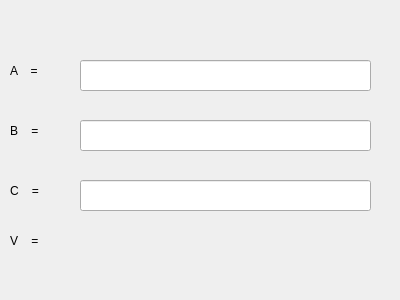
<?xml version="1.0" encoding="UTF-8"?>
<ui version="4.0">
 <class>Form</class>
 <widget class="QWidget" name="Form">
  <property name="geometry">
   <rect>
    <x>0</x>
    <y>0</y>
    <width>400</width>
    <height>300</height>
   </rect>
  </property>
  <property name="windowTitle">
   <string>Form</string>
  </property>
  <widget class="QLabel" name="label">
   <property name="geometry">
    <rect>
     <x>10</x>
     <y>60</y>
     <width>71</width>
     <height>21</height>
    </rect>
   </property>
   <property name="styleSheet">
    <string notr="true">font: 16pt &quot;MS Shell Dlg 2&quot;;</string>
   </property>
   <property name="text">
    <string>A    =</string>
   </property>
  </widget>
  <widget class="QLineEdit" name="lineEdit">
   <property name="geometry">
    <rect>
     <x>80</x>
     <y>60</y>
     <width>291</width>
     <height>31</height>
    </rect>
   </property>
  </widget>
  <widget class="QLabel" name="label_2">
   <property name="geometry">
    <rect>
     <x>10</x>
     <y>120</y>
     <width>71</width>
     <height>21</height>
    </rect>
   </property>
   <property name="styleSheet">
    <string notr="true">font: 16pt &quot;MS Shell Dlg 2&quot;;</string>
   </property>
   <property name="text">
    <string>B    =</string>
   </property>
  </widget>
  <widget class="QLineEdit" name="lineEdit_2">
   <property name="geometry">
    <rect>
     <x>80</x>
     <y>120</y>
     <width>291</width>
     <height>31</height>
    </rect>
   </property>
  </widget>
  <widget class="QLabel" name="label_3">
   <property name="geometry">
    <rect>
     <x>10</x>
     <y>180</y>
     <width>71</width>
     <height>21</height>
    </rect>
   </property>
   <property name="styleSheet">
    <string notr="true">font: 16pt &quot;MS Shell Dlg 2&quot;;</string>
   </property>
   <property name="text">
    <string>C    =</string>
   </property>
  </widget>
  <widget class="QLineEdit" name="lineEdit_3">
   <property name="geometry">
    <rect>
     <x>80</x>
     <y>180</y>
     <width>291</width>
     <height>31</height>
    </rect>
   </property>
  </widget>
  <widget class="QLabel" name="label_4">
   <property name="geometry">
    <rect>
     <x>10</x>
     <y>230</y>
     <width>71</width>
     <height>21</height>
    </rect>
   </property>
   <property name="styleSheet">
    <string notr="true">font: 16pt &quot;MS Shell Dlg 2&quot;;</string>
   </property>
   <property name="text">
    <string>V    =</string>
   </property>
  </widget>
 </widget>
 <resources/>
 <connections/>
</ui>
